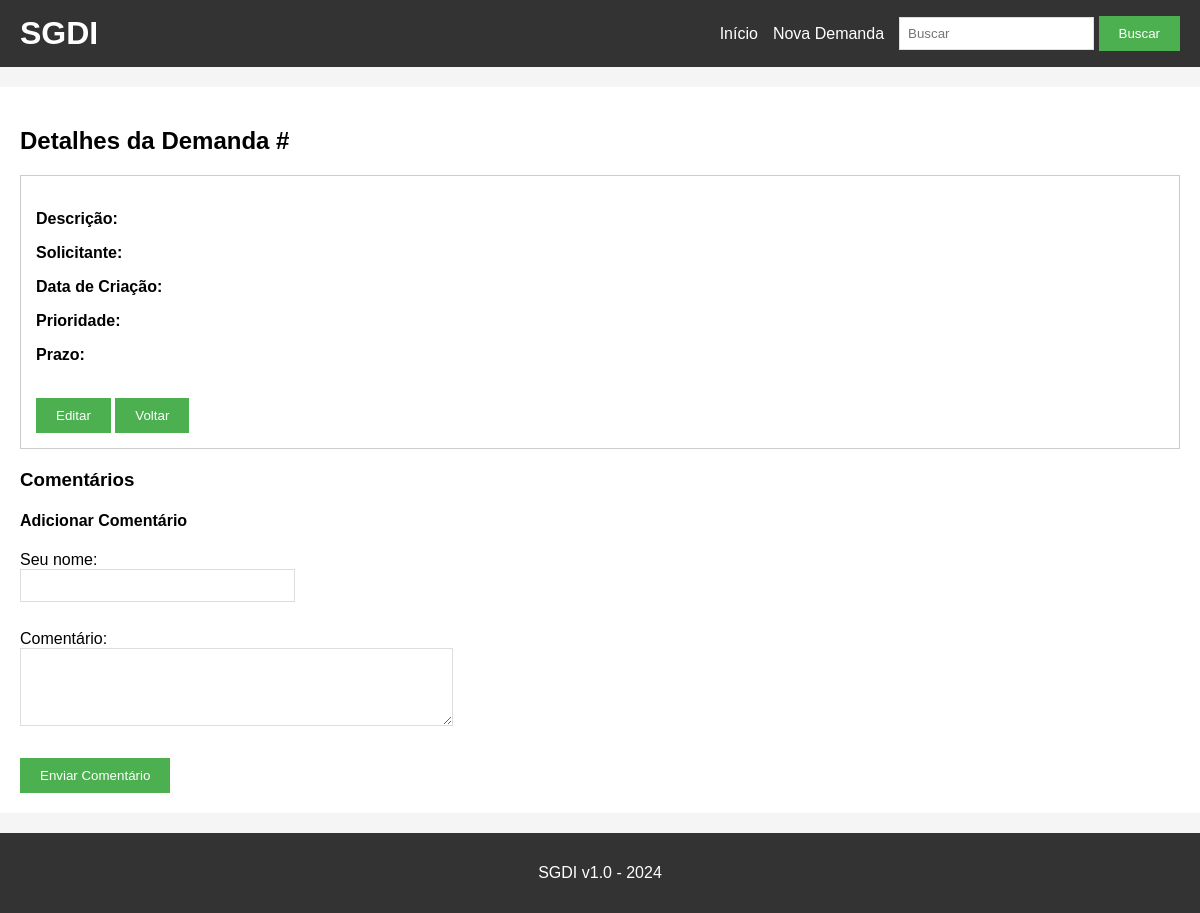
Page /detalhes/5 on the earlier database version.
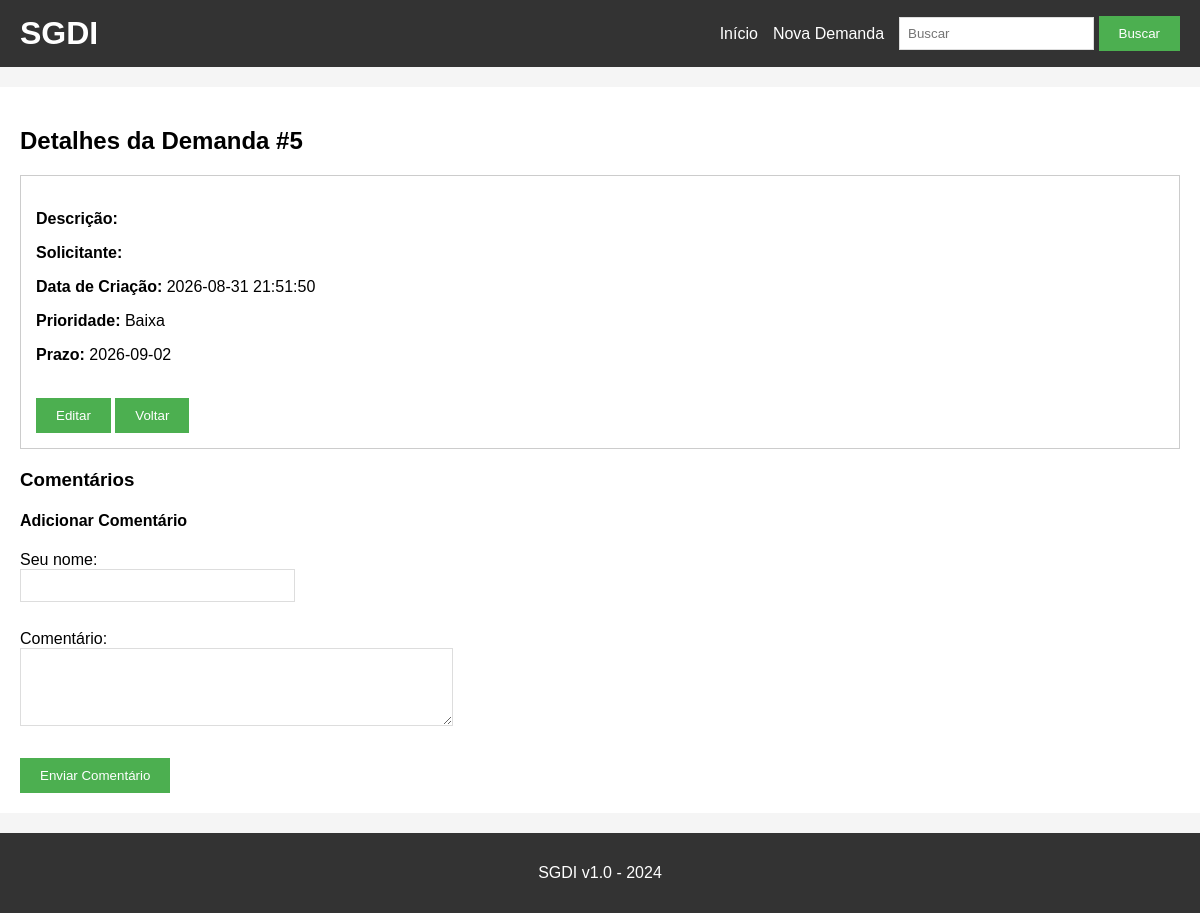
Same page on the later database version.
### tables this page shows
CREATE TABLE demandas (
    id INTEGER PRIMARY KEY AUTOINCREMENT,
    titulo TEXT NOT NULL,
    descricao TEXT,
    solicitante TEXT,
    data_criacao TEXT,
    prioridade TEXT,
    prazo TEXT
);

### app.py (the view)
@app.route('/detalhes/<id>')
def detalhes(id):
    conn = get_db()
    cursor = conn.cursor()
    demanda = cursor.execute('SELECT * FROM demandas WHERE id=?', (id,)).fetchone()
    comentarios = cursor.execute('SELECT * FROM comentarios WHERE demanda_id=?', (id,)).fetchall()
    conn.close()
    return render_template('detalhes.html', demanda=demanda, comentarios=comentarios)

### app.py (called while the page is built)
def get_db():
    conn = sqlite3.connect('demandas.db')
    conn.row_factory = sqlite3.Row
    return conn

### templates/detalhes.html (shortened to what this page needs)
{% extends "base.html" %}
{% block content %}
<h2>Detalhes da Demanda #{{ demanda[0] }}</h2>
<div style="border:1px solid #ccc; padding:15px; margin-bottom:20px;">
    <p><strong>Descrição:</strong></p>
    <p><strong>Solicitante:</strong> {{ demanda[3] }}</p>
    <p><strong>Data de Criação:</strong> {{ demanda[4] }}</p>
    <p><strong>Prioridade:</strong> {{ demanda[5] }}</p>
    <p><strong>Prazo:</strong> {{ demanda[6] }}</p>
    <br>
    <a href="/editar/{{ demanda[0] }}"><button>Editar</button></a>
    <a href="/"><button>Voltar</button></a>
</div>
<h3>Comentários</h3>
<h4>Adicionar Comentário</h4>
<form method="POST" action="/adicionar_comentario/{{ demanda[0] }}">
    <div>
        <label>Seu nome:</label><br>
        <input type="text" name="autor" size="30">
    </div>
    <br>
    <div>
        <label>Comentário:</label><br>
        <textarea name="comentario" rows="4" cols="50"></textarea>
    </div>
    <br>
    <button type="submit">Enviar Comentário</button>
</form>
{% endblock %}

### templates/base.html (shortened to what this page needs)
<!DOCTYPE html>
<html>
<head>
    <link rel="stylesheet" href="{{ url_for('static', filename='style.css') }}">
</head>
<body>
    <div class="header">
        <h1>SGDI</h1>
        <div class="menu">
            <a href="/">Início</a>
            <a href="/nova_demanda">Nova Demanda</a>
            <form action="/buscar" method="GET" style="display:inline;">
                <input type="text" name="q" placeholder="Buscar">
                <button type="submit">Buscar</button>
            </form>
        </div>
    </div>
    <div class="container">
        {% block content %}{% endblock %}
    </div>
    <div class="footer">
        <p>SGDI v1.0 - 2024</p>
    </div>
</body>
</html>

### static/style.css (style rules this page uses)
* { box-sizing: border-box; }
body { font-family: Arial, sans-serif; background-color: #f5f5f5; padding: 0; margin: 0; display: flex; flex-direction: column; min-height: 100vh; }
.header { background-color: #333; color: white; padding: 15px 20px; display: flex; flex-wrap: wrap; justify-content: space-between; align-items: center; gap: 15px; }
.header h1 { margin: 0; }
.menu { display: flex; flex-wrap: wrap; align-items: center; gap: 15px; }
.menu a { color: white; text-decoration: none; }
.container { max-width: 1200px; margin: 20px auto; background: white; padding: 20px; flex: 1; width: 100%; }
.footer { background-color: #333; color: white; text-align: center; padding: 15px; width: 100%; margin-top: auto; }
button { background-color: #4CAF50; color: white; padding: 10px 20px; border: none; cursor: pointer; }
form div { margin-bottom: 10px; }
input[type="text"], textarea { padding: 8px; border: 1px solid #ddd; max-width: 100%; }
textarea { resize: vertical; }

### templates/base.html (style rules this page uses)
body { margin: 0; }

Differences in the rows shown:
added demandas: id "5", data_criacao "2026-08-31 21:51:50", prioridade "Baixa", prazo "2026-09-02"
